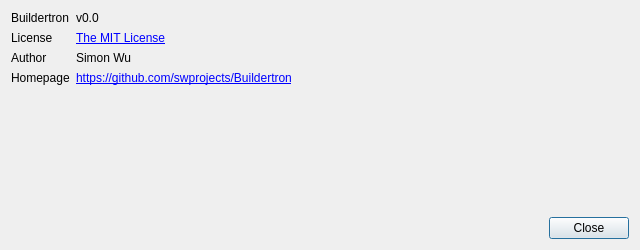
<?xml version="1.0" encoding="UTF-8"?>
<ui version="4.0">
 <class>AboutDialog</class>
 <widget class="QDialog" name="AboutDialog">
  <property name="geometry">
   <rect>
    <x>0</x>
    <y>0</y>
    <width>640</width>
    <height>250</height>
   </rect>
  </property>
  <property name="windowTitle">
   <string>About Buildertron...</string>
  </property>
  <layout class="QGridLayout" name="gridLayout">
   <item row="3" column="1">
    <widget class="QLabel" name="label_5">
     <property name="text">
      <string>&lt;a href='https://github.com/swprojects/Buildertron'&gt;https://github.com/swprojects/Buildertron&lt;/a&gt;</string>
     </property>
     <property name="openExternalLinks">
      <bool>true</bool>
     </property>
    </widget>
   </item>
   <item row="4" column="1">
    <spacer name="verticalSpacer">
     <property name="orientation">
      <enum>Qt::Vertical</enum>
     </property>
     <property name="sizeHint" stdset="0">
      <size>
       <width>20</width>
       <height>40</height>
      </size>
     </property>
    </spacer>
   </item>
   <item row="0" column="0">
    <widget class="QLabel" name="label">
     <property name="text">
      <string>Buildertron</string>
     </property>
    </widget>
   </item>
   <item row="2" column="0">
    <widget class="QLabel" name="label_2">
     <property name="text">
      <string>Author</string>
     </property>
    </widget>
   </item>
   <item row="3" column="0">
    <widget class="QLabel" name="label_4">
     <property name="text">
      <string>Homepage</string>
     </property>
    </widget>
   </item>
   <item row="5" column="1">
    <widget class="QDialogButtonBox" name="buttonBox">
     <property name="orientation">
      <enum>Qt::Horizontal</enum>
     </property>
     <property name="standardButtons">
      <set>QDialogButtonBox::Close</set>
     </property>
    </widget>
   </item>
   <item row="2" column="1">
    <widget class="QLabel" name="label_3">
     <property name="text">
      <string>Simon Wu</string>
     </property>
    </widget>
   </item>
   <item row="1" column="0">
    <widget class="QLabel" name="label_6">
     <property name="text">
      <string>License</string>
     </property>
    </widget>
   </item>
   <item row="1" column="1">
    <widget class="QLabel" name="label_7">
     <property name="text">
      <string>&lt;a href='https://opensource.org/licenses/MIT'&gt;The MIT License&lt;/a&gt;
</string>
     </property>
     <property name="openExternalLinks">
      <bool>true</bool>
     </property>
    </widget>
   </item>
   <item row="0" column="1">
    <widget class="QLabel" name="labelVersion">
     <property name="text">
      <string>v0.0</string>
     </property>
    </widget>
   </item>
  </layout>
 </widget>
 <resources/>
 <connections>
  <connection>
   <sender>buttonBox</sender>
   <signal>accepted()</signal>
   <receiver>AboutDialog</receiver>
   <slot>accept()</slot>
   <hints>
    <hint type="sourcelabel">
     <x>248</x>
     <y>254</y>
    </hint>
    <hint type="destinationlabel">
     <x>157</x>
     <y>274</y>
    </hint>
   </hints>
  </connection>
  <connection>
   <sender>buttonBox</sender>
   <signal>rejected()</signal>
   <receiver>AboutDialog</receiver>
   <slot>reject()</slot>
   <hints>
    <hint type="sourcelabel">
     <x>316</x>
     <y>260</y>
    </hint>
    <hint type="destinationlabel">
     <x>286</x>
     <y>274</y>
    </hint>
   </hints>
  </connection>
 </connections>
</ui>
